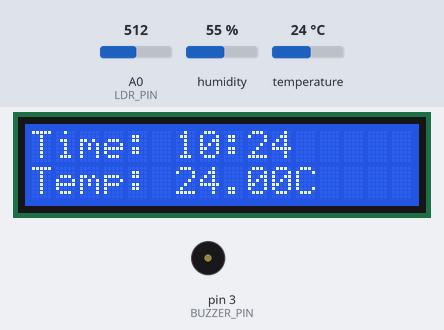
This sketch was run on a simulated Arduino Uno, built with avr-gcc and run on an emulated ATmega328P. Parts: 16×2 character LCD, buzzer (waves = sounding, pin HIGH). The test bench sets the inputs (shaded band); at power-on: temperature 24 °C, A0 (LDR_PIN) = 512, humidity 55 %. The local clock reads 2024-03-15 10:24:30 at power-on unless the sketch sets it.

Above: at 4.2 s.
4.3 s: temperature set to 29 °C
At 6.0 s:
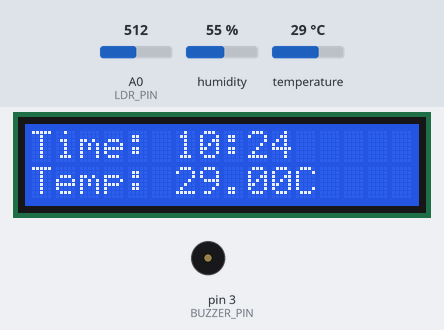
6.7 s: temperature set to 32 °C
At 8.4 s:
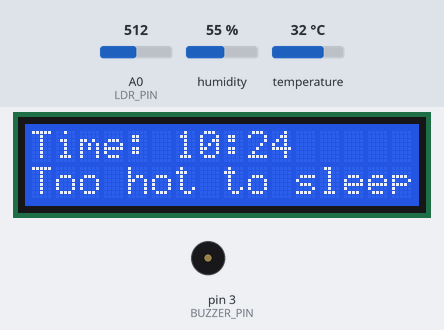
8.7 s: temperature set to 12 °C
At 11.2 s:
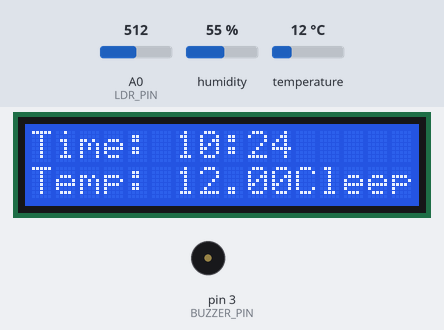
11.8 s: temperature set to 8 °C
At 13.0 s:
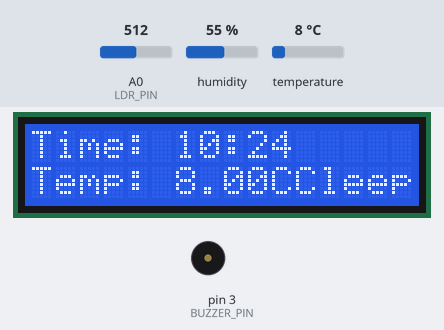
13.9 s: temperature set to 33 °C
At 15.4 s:
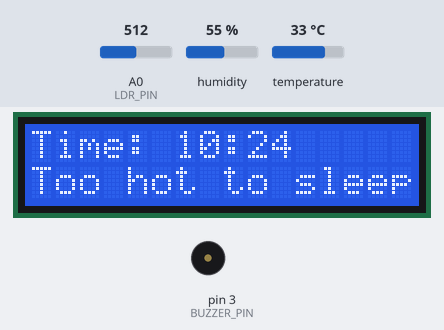
16.0 s: temperature set to 9 °C
At 18.2 s:
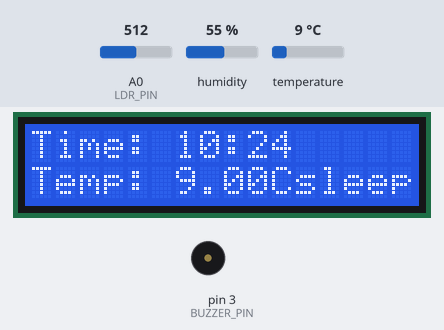
Timing chart, 0 to 19.7 s (numbered marks = the images above; inputs shaded):
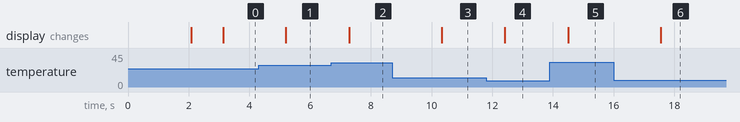

The sketch:

sketch.ino
```cpp
#include <Wire.h>
#include <LiquidCrystal_I2C.h>
#include <DHT.h>
#include <RTClib.h>  // Use RTClib library instead of DS1307RTC

#define DHT_PIN 2          // Pin for DHT sensor
#define LDR_PIN A0         // Pin for Light Sensor (LDR)
#define BUZZER_PIN 3       // Pin for buzzer
#define ALARM_HOUR 7       // Set alarm hour (24-hour format)
#define ALARM_MINUTE 30    // Set alarm minute

#define DHT_TYPE DHT11     // Define DHT sensor type (DHT11 or DHT22)
DHT dht(DHT_PIN, DHT_TYPE);

LiquidCrystal_I2C lcd(0x27, 16, 2); // LCD object
RTC_DS1307 rtc;  // Initialize RTC object

void setup() {
  pinMode(BUZZER_PIN, OUTPUT);
  pinMode(LDR_PIN, INPUT);

  lcd.begin(16, 2);              // Initialize LCD
  lcd.print("Smart Alarm Clock");
  delay(2000);
  lcd.clear();

  dht.begin();                  // Initialize DHT sensor
  if (!rtc.begin()) {           // Initialize DS1307 RTC
    lcd.print("RTC Error");
    while (1);
  }

  if (!rtc.isrunning()) {       // Check if RTC is running
    rtc.adjust(DateTime(F(__DATE__), F(__TIME__))); // Set RTC time to compile time
  }

  delay(1000);                  // Short delay before starting
}

void loop() {
  // Read current time from DS1307 RTC
  DateTime now = rtc.now();

  // Read temperature and light level
  float temperature = dht.readTemperature();
  int lightLevel = analogRead(LDR_PIN);

  // Display the current time and temperature on the LCD
  lcd.setCursor(0, 0);
  lcd.print("Time: ");
  lcd.print(now.hour(), DEC);
  lcd.print(":");
  if (now.minute() < 10) {
    lcd.print("0");
  }
  lcd.print(now.minute(), DEC);

  lcd.setCursor(0, 1);
  lcd.print("Temp: ");
  lcd.print(temperature);
  lcd.print("C");

  // Check if it's time for the alarm
  if (now.hour() == ALARM_HOUR && now.minute() == ALARM_MINUTE) {
    if (lightLevel < 500) {  // Low light level (e.g., in the morning or night)
      // Activate alarm buzzer
      soundAlarm();
    }
  }

  // Optionally, check for temperature-based alarm adjustments (e.g., warmer mornings)
  if (temperature > 30) {
    // If the temperature is very high, adjust alarm behavior (e.g., turn off alarm if too hot)
    lcd.setCursor(0, 1);
    lcd.print("Too hot to sleep!");
    delay(2000); // Show for a while
  }

  delay(1000);  // Delay for a second before next loop iteration
}

void soundAlarm() {
  // Sound the buzzer for 5 seconds
  digitalWrite(BUZZER_PIN, HIGH);
  delay(5000);
  digitalWrite(BUZZER_PIN, LOW);
}
```

Measured:
- the behaviour switches between 30 and 31 °C on temperature (found by bisection; images 1 and 2)
- the behaviour switches between 10 and 9 °C on temperature (found by bisection; images 3 and 4)
- after the input at 4.3 s, the display: changes after 0.90 s (image 1)
- after the input at 6.7 s, the display: changes after 0.59 s (image 2)
- after the input at 8.7 s, the display: changes after 1.6 s (image 3)
- after the input at 11.8 s, the display: changes after 0.61 s (image 4)
- after the input at 13.9 s, the display: changes after 0.60 s (image 5)
- after the input at 16.0 s, the display: changes after 1.5 s (image 6)
